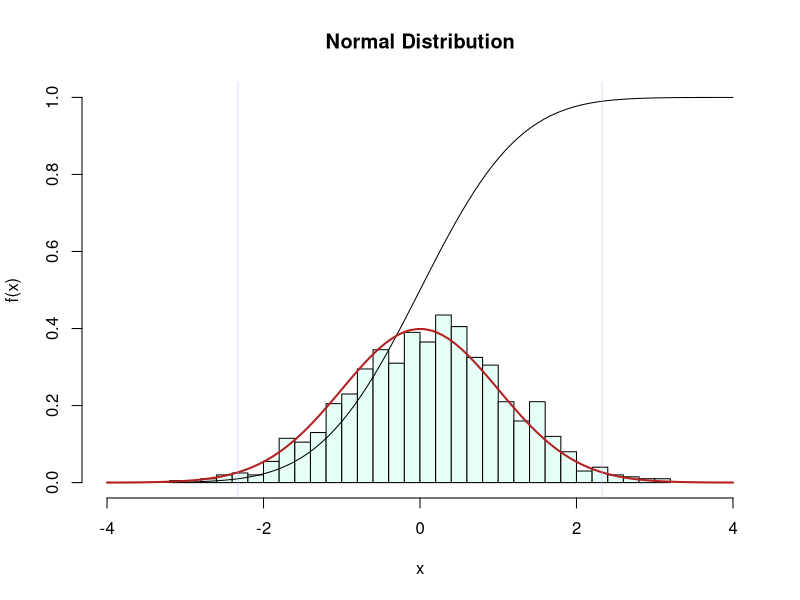
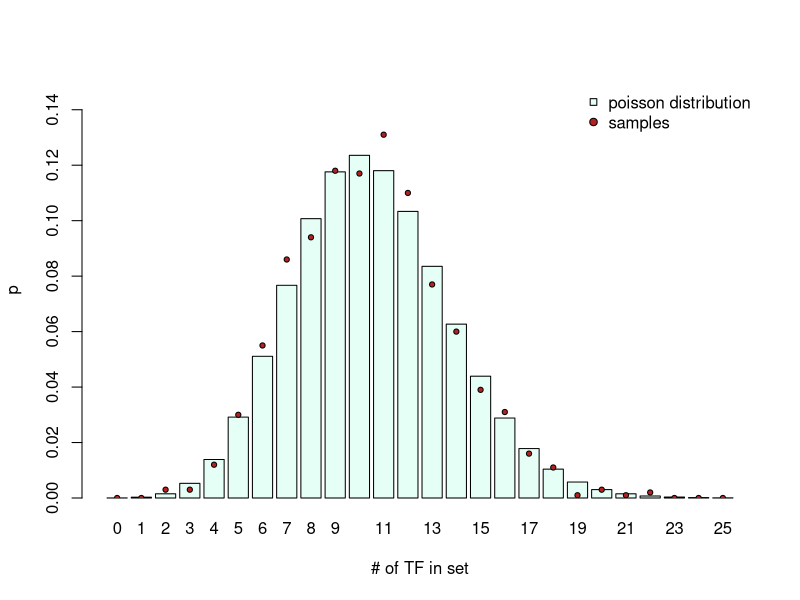
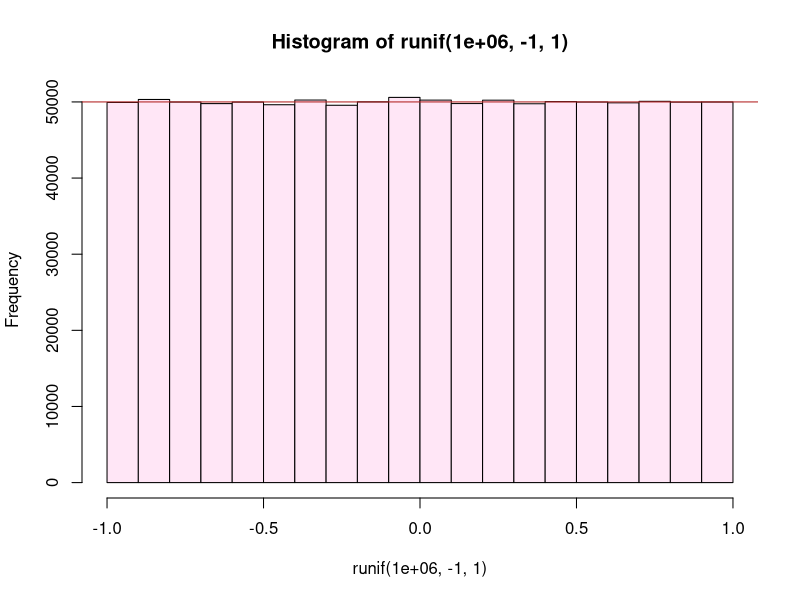
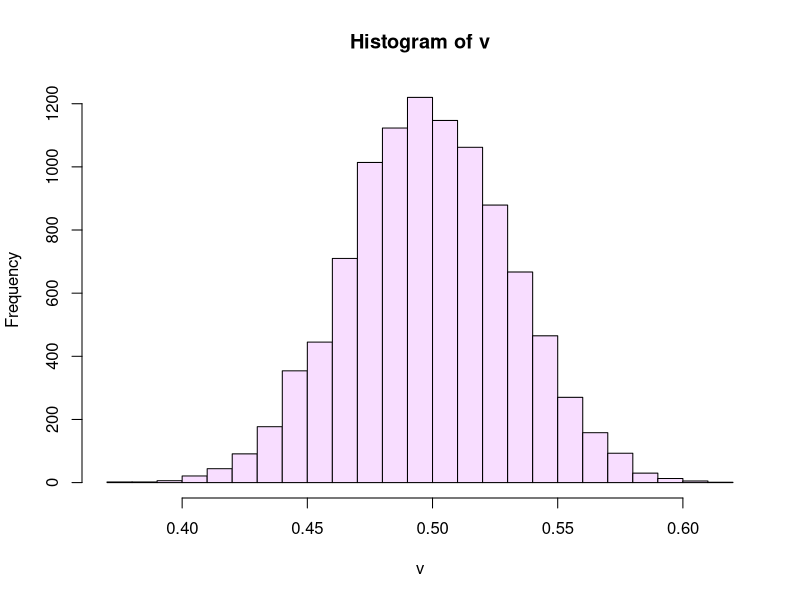
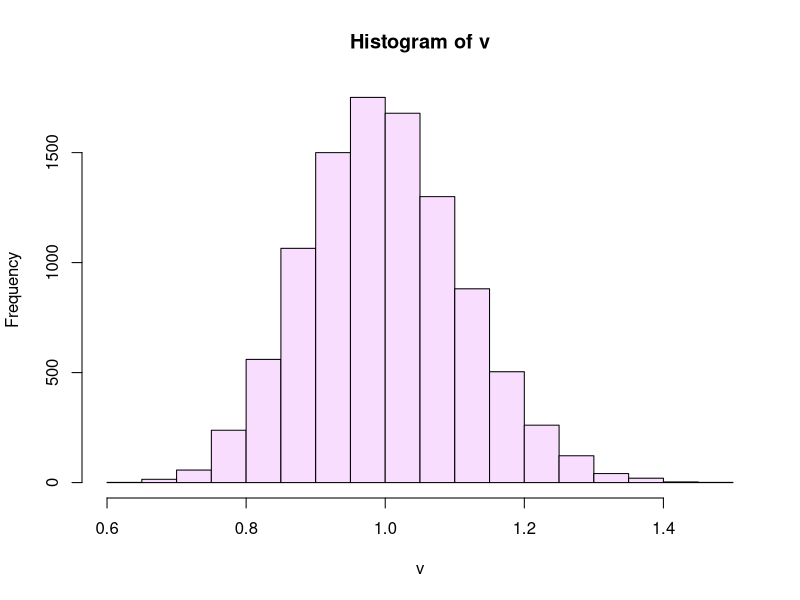
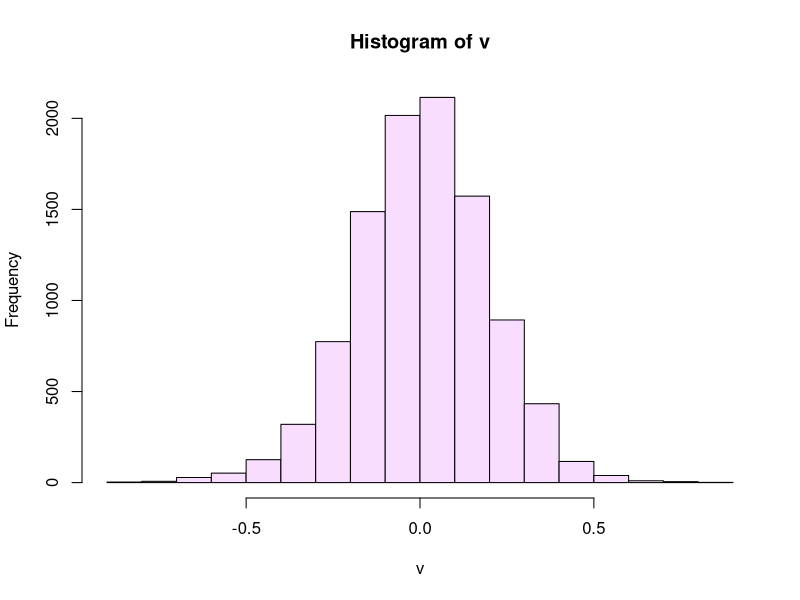
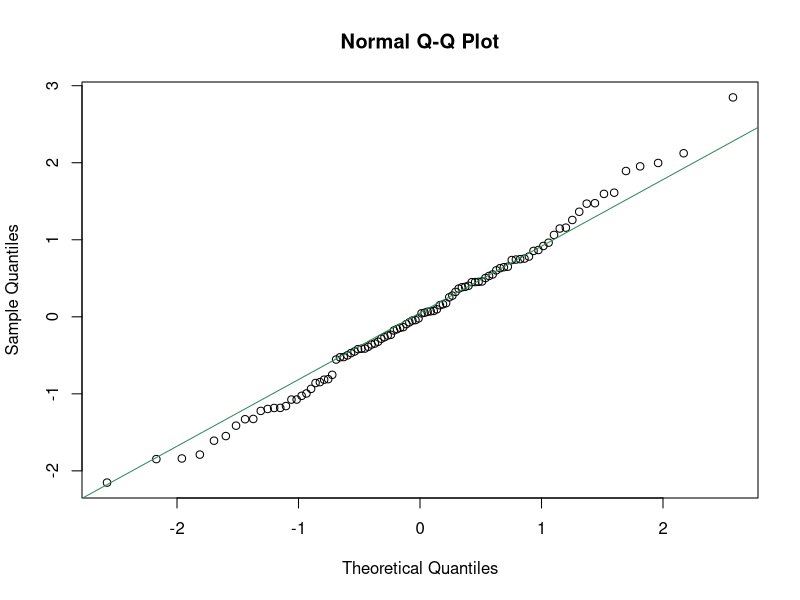
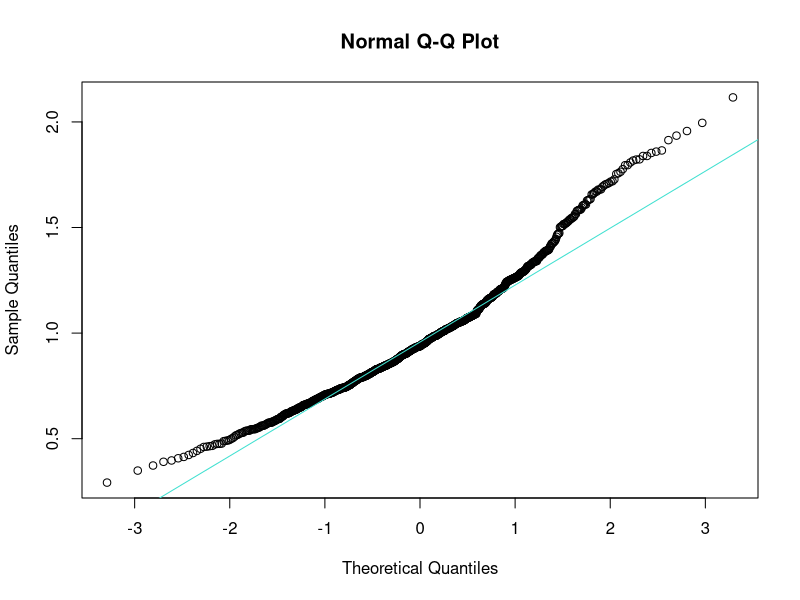

Recreate these plots in R, in order.
# FND-STA-Probability_distribution.R
#
# Purpose:  A Bioinformatics Course:
#              R code accompanying the FND-STA-Probability_distribution unit.
#
# Version:  1.2
#
# Date:     2017  10  -  2019  01
# Author:   Boris Steipe (boris.steipe@utoronto.ca)
#
# Versions:
#           1.2    Update set.seed() usage
#           1.1    Corrected empirical p-value
#           1.0    First code live version
#
# TODO:
#           Add tasks
#
# == DO NOT SIMPLY  source()  THIS FILE! =======================================
#
# If there are portions you don't understand, use R's help system, Google for an
# answer, or ask your instructor. Don't continue if you don't understand what's
# going on. That's not how it works ...
#
# ==============================================================================


#TOC> ==========================================================================
#TOC>
#TOC>   Section  Title                                                     Line
#TOC> -------------------------------------------------------------------------
#TOC>   1        Introduction                                                50
#TOC>   2        Three fundamental distributions                            113
#TOC>   2.1        The Poisson Distribution                                 116
#TOC>   2.2        The uniform distribution                                 170
#TOC>   2.3        The Normal Distribution                                  190
#TOC>   3        quantile-quantile comparison                               231
#TOC>   3.1        qqnorm()                                                 241
#TOC>   3.2        qqplot()                                                 307
#TOC>   4        Quantifying the difference                                 324
#TOC>   4.1        Chi2 test for discrete distributions                     359
#TOC>   4.2        Kullback-Leibler divergence                              451
#TOC>   4.2.1          An example from tossing dice                         462
#TOC>   4.2.2          An example from lognormal distributions              585
#TOC>   4.3        Kolmogorov-Smirnov test for continuous distributions     628
#TOC>
#TOC> ==========================================================================


# =    1  Introduction  ========================================================

# The space of possible outcomes of events is called a probability distribution
# and the properties of probability distributions are crucial to our work. Many
# distributions like the (discrete) Poisson, or the (continuous) Normal
# distribution have been characterized in great detail, their behaviour is well
# understood, and they are useful for countless applications - but we also need
# to able to work with ad hoc distributions that have never been seen before.

# Let's get a few facts about probability distributions out of the way:

# The "support" of a probability distribution is the range of outcomes that have
# a non-zero probability. The "domain" of a probability distribution is the
# range of probabilities that the distribution can take over its support. Think
# of this as the ranges on the x- and y-axis respectively. Thus the distribution
# can be written as p = f(x).

# The integral over a probability distribution is always 1. This means: the
# distribution reflects the situation that an event does occur, any event, but
# there is not "no event".

# R's inbuilt probability functions always come in four flavours:
# d...  for "density": this is the probability density function (p.d.f.),
#         the value of f(x) at x.
# p...  for "probability": this is the cumulative distribution function
#         (c.d.f.). It is 0 at the left edge of the support, and 1 at
#         the right edge.
# q... for "quantile": The quantile function returns the x value at which p...
#         takes a requested value.
# r... for "random": produces random numbers that are distributed according
#         to the p.d.f.

# To illustrate with the "Normal Distribution" (Gaussian distribution):

# 1000 normally distributed values with default parameters: mean 0, sd 1.
r <- rnorm(1000)

# pastel green: histogram of 1000 random samples
hist(r,
     freq = FALSE,
     breaks = 30,
     xlim = c(-4, 4),
     ylim = c(0, 1),
     main = "Normal Distribution",
     xlab = "x",
     ylab = "f(x)",
     col = "#E6FFF6")

# 100 equally spaced point along x
x <- seq(-4, 4, length.out = 100)

# black: c. d. f. along x. Note that this asymptotically reaches 1
points(x, pnorm(x), type = "l")

# dark red: p. d. f. along x
points(x, dnorm(x), type = "l", lwd = 2, col="firebrick")

# purple: 1% and 99% quantiles
abline(v = qnorm(c(0.01, 0.99)), lwd = 0.5, col = "#CCAAFF")

# Study this plot well and familiarize yourself with the terms.


# =    2  Three fundamental distributions  =====================================


# ==   2.1  The Poisson Distribution  ==========================================

# The Poisson distribution is a discrete probability distribution that
# characterizes how many events we expect among a given number of observations
# if the mean probability of an event is known. Assume we know that there are
# 256 transcription factors among the 6091 protein-coding genes of yeast, then
# the probability of picking a transcription factor at random from all ORFs is
# 256/6091 ~= 4.2%. How many do we expect if we look e.g. at 250 differentially
# expressed genes? This means the mean number of transcription factors  we would
# expect in that sample of differentially expressed genes is (250 * 256)/6091.

dpois(0,  (250 * 256) / 6091)       # Probability of seeing no TFs
dpois(1,  (250 * 256) / 6091)       # Probability of seing one ...
dpois(2,  (250 * 256) / 6091)       # Probability of seing two ...
dpois(3:10, (250 * 256) / 6091)     # Probability of seing from three to ten ...
sum(dpois(0:4, (250 * 256) / 6091)) # Probability of seeing four or less ...

# Lets plot this
N <- 25
x <- dpois(0:N, (250 * 256) / 6091)
names(x) <- as.character(0:N)
midPoints <- barplot(x, col = "#E6FFF6",
             axes = TRUE,
             ylim = c(0, 0.15),
             xlab = "# of TF in set",
             ylab = "p")

# Confirm that our understanding of dpois() is correct, by simulating actual
# trials:

N <- 1000
genes <- numeric(6091)   # All genes are 0
genes[1:256] <- 1        # TFs  are 1

x <- numeric(N)          # initialize vector
set.seed(112358)
for (i in 1:N) {
  x[i] <- sum(sample(genes, 250)) # sum of TFs in our sample in this trial
}
set.seed(NULL)

(t <- table(x)/N)

# Add these values to the plot
y <- numeric(26)                     # initialize vector with 26 slots
y[as.numeric(names(t)) + 1] <- t     # put the tabled values there (index + 1)
points(midPoints, y, pch = 21, cex = 0.7, bg = "firebrick")
legend("topright",
       legend = c("poisson distribution", "samples"),
       pch = c(22, 21),
       pt.bg = c("#E6FFF6", "firebrick"),
       bty = "n")


# ==   2.2  The uniform distribution  ==========================================

# The uniform distribution has the same probability over its entire support. R's
# runif() function takes the desired number, the min and the max as arguments.
# Let's plot a histogram of a million values between -1 and 1 to demonstrate.

hist(runif(1e6, -1, 1), breaks = 20, col = "#FFE6F6")
abline(h = 1e6/20, col="firebrick")

# One of the important uses of the uniform distribution is to write conditional
# expressions that are TRUE with a given probability. For example, to get TRUE
# values with a probability of 1/3, we pick a random number between 0 and 1, and
# ask whether the number is smaller than 1/3. Example:

runif(10) < 1/3

#confirm with a million trials
sum(runif(1e6) < 1/3)/1e6  # should be close to 0.33333...


# ==   2.3  The Normal Distribution  ===========================================

# The king of probability distributions. Why? That's because of the Central
# Limit Theorem (CLT) that essentially says that a process that is subject to
# small fluctuations will tend to normally distributed outcomes ... and in
# biology literally everything is subject to small fluctuations.

# Lets simulate: Lets create a vector of 12345 numbers, choose samples of size
# 77 from that vector and calculate the mean. We do that 9999 times. I am just
# using odd numbers so it is clear in the code which number represents what.

x <- runif(12345)
v <- numeric(9999)
for (i in 1:length(v)) {
  v[i] <- mean(sample(x, 77))
}

hist(v, breaks = 20, col = "#F8DDFF")

# Let's try this again, this time sampling from an exponential distribution ...
x <- rexp(12345)
v <- numeric(9999)
for (i in 1:length(v)) {
  v[i] <- mean(sample(x, 77))
}

hist(v, breaks = 20, col = "#F8DDFF")

# ... or from a t-distribution ...
x <- rt(12345, df = 3)
v <- numeric(9999)
for (i in 1:length(v)) {
  v[i] <- mean(sample(x, 77))
}

hist(v, breaks = 20, col = "#F8DDFF")

# The outcomes all give normal distributions, regardless what the details of our
# original distribution were!


# =    3  quantile-quantile comparison  ========================================


# Once we have observed a distribution of outcomes, the next task is often to
# quantify whether the values correspond to a known distribution. This can be
# done with quantile-quantile plots that plot the quantile values of one
# distribution against those of the other. Identically distributed quantiles lie
# on a straight line.


# ==   3.1  qqnorm()  ==========================================================

# The functions qqnorm() and qqline() perform this
# comparison with the normal distribution.

set.seed(112358)
x <- rnorm(100, mean=0, sd=1) # 100 normally distributed values
set.seed(NULL)

qqnorm(x)
qqline(x, col = "seagreen")

# Our variables in x appear normally distribute - which is not surprising since
# we produced them with rnorm(). What about the kind of sampling we did above?
# Let's test whether samples from an exponential distribution are normally
# distributed (previously we just visually inspected the histogram.)

# Create a vector of sample means from the exponential distribution; use
# only a few samples for the mean
x <- rexp(12345)
v <- numeric(999)

set.seed(112358)
for (i in 1:length(v)) {
  v[i] <- mean(sample(x, 12))
}
set.seed(NULL)

qqnorm(v)
qqline(v, col = "turquoise") # normal

#try with more samples
for (i in 1:length(v)) {
  v[i] <- mean(sample(x, 77))
}
qqnorm(v)
qqline(v, col = "steelblue") # normal

#try with many samples
for (i in 1:length(v)) {
  v[i] <- mean(sample(x, 374))
}
qqnorm(v)
qqline(v, col = "plum") # normal

# Exactly as the CLT predicts, the more often we sample - we tried
# 12, 77, and 374 samples - the more "normal" the distribution looks.

# What does a distribution look like that is NOT normal?
# Let's try simulating an "Extreme value distribution". This type of
# distribution appears if we choose the max() of a sample

set.seed(112358)
rEVD <- numeric(9999)
for (i in seq_along(rEVD)) {
  rEVD[i] <- max(rnorm(100))
}
set.seed(NULL)

hist(rEVD, breaks = 20, col = "orchid")
# Note the long tail on the right!

qqnorm(rEVD)
qqline(rEVD, col = "orchid") # Definitely not "normal"!


# ==   3.2  qqplot()  ==========================================================

# qqplot() works like qqnorm(), except that we compare two arbitrary
# distribtutions, rather than one distribution against the normal distribution
# as we did before. Sample against sample.

x <- seq(0, 4, length.out = 100)

dl <- dlnorm(x) # log-normal distribution
dg <- dgamma(x, shape=1.5)   # gamma distribution

plot(dl, type="l")
points(dg, type="l", col = "maroon")

qqplot(dl, dg) # clearly not equal


# =    4  Quantifying the difference  ==========================================


# Quantile-quantile plots give us a visual estimate, but how do we quantify the
# difference between distributions? Let's compare two types of extreme-value
# distributions, a lognormal distribution with the same distribution that is
# slightly shifted, and three gamma distributions with three different shape
# parameters. Let's define and visualize the distributions first, to see what
# we are comparing.

x <- seq(0, 4, length.out = 100)

set.seed(112358)
dl1 <- dlnorm(x) # log-normal distribution
dl2 <- dlnorm(x - 0.25) # log-normal distribution, shifted right (a bit)
dg1.2 <- dgamma(x, shape=1.2)   # three gamma distributions with...
dg1.5 <- dgamma(x, shape=1.5)   # ...wider, and wider...
dg1.9 <- dgamma(x, shape=1.9)   # ...peak
set.seed(NULL)

myCols <- c("black", "grey", "maroon", "turquoise", "steelblue")

plot(dl1, type="l", lwd=2)   # visualize the distributions
points(dl2, type="l", col = myCols[2])
points(dg1.2, type="l", col = myCols[3])
points(dg1.5, type="l", col = myCols[4])
points(dg1.9, type="l", col = myCols[5])
legend("topright",
       legend = c("dl1", "dl2", "dg1.2", "dg1.5", "dg1.9"),
       lty = 1,
       lwd = c(2, 1, 1, 1, 1),
       col = myCols,
       bty = "n")


# ==   4.1  Chi2 test for discrete distributions  ==============================

# The chi2 test can be used to compare discrete distributions - even though
# it is not ideal for this purpose.
# (https://stats.stackexchange.com/questions/113692/test-identicality-of-discrete-distributions)
#
# Let's draw 100 random variables according to our target distributions
N <- 100
set.seed(112358)
rL1   <- rlnorm(N) # log-normal distribution
rL2   <- rlnorm(N, meanlog = 0.25) # log-normal distribution, shifted right
rG1.2 <- rgamma(N, shape=1.2)   # three gamma distributions with...
rG1.5 <- rgamma(N, shape=1.5)   # ...wider, and wider...
rG1.9 <- rgamma(N, shape=1.9)   # ...peak
set.seed(NULL)

maxX <- max(c(rL1, rL2, rG1.2, rG1.5, rG1.9))

myBreaks <- seq(0, 5, length.out = 10) # 9 intervals from 0 to 5...
myBreaks <- c(myBreaks, maxX) # ... and one that contains the outliers

# It's easy to plot a histogram of one set of random deviates...
hist(rG1.5, breaks = myBreaks, col = myCols[4])

# ... but basic R has no inbuilt function to stack histogram bars side-by-side.
# We use the multhist() function in the plotrix package: check out the
# package information - plotrix has _many_ useful utilities to enhance
# plots or produce informative visualizations.

if (! require(plotrix, quietly=TRUE)) {
  install.packages("plotrix")
  library(plotrix)
}
# Package information:
#  library(help = plotrix)       # basic information
#  browseVignettes("plotrix")    # available vignettes
#  data(package = "plotrix")     # available datasets


h <- multhist(list(rL1, rL2, rG1.2, rG1.5, rG1.9 ),
              breaks = myBreaks,
              col = myCols)
legend("topright",
       legend = c("rL1", "rL2", "rG1.2", "rG1.5", "rG1.9"),
       pch=15,
       col = myCols,
       bty="n")

# We have assigned the output of multihist to the variable h, which now
# contains the densities, midpoints, breaks etc. of the histogram ...
# as well as the matrix of counts:
h[[2]]

# But using hist() or multhist() for binning is a bit of a hack - even though
# it works, of course. The "real" R function to bin data is cut(). cut()
# sorts the values of a vector into bins, and returns the bin-labels as
# integers.

x <- cut(rL1, breaks = myBreaks, labels = FALSE)
table(x)

countsL1   <- table(cut(rL1  , breaks = myBreaks, labels = FALSE))
countsL2   <- table(cut(rL2  , breaks = myBreaks, labels = FALSE))
countsG1.2 <- table(cut(rG1.2, breaks = myBreaks, labels = FALSE))
countsG1.5 <- table(cut(rG1.5, breaks = myBreaks, labels = FALSE))
countsG1.9 <- table(cut(rG1.9, breaks = myBreaks, labels = FALSE))


chisq.test(countsL1, countsL2)

# Note that this use of the chi2 test does not have very much power, since it
# does not assume the values for the bins are ordered, but takes them to
# be independent. Also, chisq.test() complains about the Chi-squared
# approximation to be possibly incorrect because some of the counts are small.
# In this case, rather than rely on the in-built chi-square table, we can do
# an explicit simulation to estimate the p-value for the null hypothesis.
#
chisq.test(countsL1, countsL2, simulate.p.value = TRUE, B = 10000)

# Note that the probability that the samples came from the same distribution is
# quite high. We don't seem to be able to distinguish l1 and l2 with the chi2
# test.

# Let's calculate this for the other distribution too:

chisq.test(countsL1, countsG1.2, simulate.p.value = TRUE, B = 10000)
chisq.test(countsL1, countsG1.5, simulate.p.value = TRUE, B = 10000)
chisq.test(countsL1, countsG1.9, simulate.p.value = TRUE, B = 10000)

# As a result, we would conclude that none of these distributions are
# significantly different.

# ==   4.2  Kullback-Leibler divergence  =======================================

# For discrete probability distributions, there is a much better statistic, the
# Kullback-Leibler divergence (or relative entropy). It is based in information
# theory, and evaluates how different the matched pairs of outcome categories
# are. Its inputs are the probability mass functions (p.m.f.) of the two
# functions to be compared. A probability mass function is the probability of
# every outcome the process can have. Kullback-Leibler divergence therefore can
# be applied to discrete distributions. But we need to talk a bit about
# converting counts to p.m.f.'s.

# ===   4.2.1  An example from tossing dice

#  The p.m.f of an honest die is (1:1/6, 2:1/6, 3:1/6, 4:1/6, 5:1/6, 6:1/6). But
#  there is an issue when we convert sampled counts to frequencies, and estimate
#  probabilities with these frequencies. The problem is: by chance we might not
#  have observed a particular outcome! Consider this example:

set.seed(47)
N <- 20
(counts <- table(sample(1:6, N, replace = TRUE)))
set.seed(NULL)

# We have not observed a "2"!
#
# Now, if we convert the counts to frequencies, and assume these to be
# probabilities, we get an observed p.m.f:
pmf <- numeric(6)
for (i in seq_along(counts)) {
  outcome <- as.integer(names(counts)[i])
  pmf[outcome] <- counts[i]/N
}
names(pmf) <- 1:6
pmf

# This means we assign a probability of 0 to the outcome "2" - because we
# haven't observed it. But how do we compare it then? What does it mean when we
# should have 1/6 of "2"s but we have none whatsoever? Taken at face value it
# means we are comparing apples to oranges - essentially a five-faced die with a
# six-faced die - and therefore divergence is infinitely large. Obviously, that
# was just a problem caused by our limited sampling, but the question remains:
# how do we account for missing data? There are several solutions, for example,
# for ordered data one could substitute the average values of the two bracketing
# outcomes. But a simple and quite robust solution is to add "pseudocounts".
# This is called adding a Laplace prior, or a Jeffreys prior: in our case,
# simply add 0.5 to every category.

# pmf of an honest die
pmfHD <- rep(1/6, 6)
names(pmfHD) <- 1:6
pmfHD

# pmf, estimated from our sampled counts with and without pseudocounts

pmfPC <- numeric(6) + 0.5
for (i in seq_along(counts)) {
  outcome <- as.integer(names(counts)[i])
  pmfPC[outcome] <- counts[i] + pmfPC[outcome]
}
pmfPC <- pmfPC / sum(pmfPC)
names(pmfPC) <- 1:6
pmf     # before
pmfPC   # after

# The definition of a function that takes samples and returns a pmf
# with pseudocounts is straightforward, but requires a bit of juggling
# the observed values into the right slots. Here's what this can look like:

pmfPC <- function(cts, nam) {
  # Convert counts to a p.m.f, adding a pseudocount of 0.5 to all categories
  # of outcomes (Jeffreys prior).
  # Parameters:
  #    cts  num   raw counts
  #    nam        names of the categories, converted to char
  # Value   a probability mass function

  nam <- as.character(nam)
  if (!all(names(cts) %in% nam)) {
    stop("PANIC: names in \"cts\" do not match \"nam\"!")
  }
  pmf <- numeric(length(nam))
  names(pmf) <- nam
  pmf[names(cts)] <- cts[names(cts)]
  pmf <- pmf + 0.5    # add pseudocounts
  return(pmf/sum(pmf))
}



# The definition of the Kullback-Leibler divergence itself is quite simple
# actually: for two distributions, p and q it is sum(p * log( p / q))

KLdiv <- function(p, q) {
  # p and q are two pmfs of discrete probability distributions
  # with the same outcomes, which are nowhere 0.
  # Value:  Kullback-Leibler divergence  sum(p * log( p / q))).

  if (length(p) != length(q)) {
    stop("PANIC: input vector lengths differ!")
  }
  if (any(c((p == 0), (q == 0)))) {
    stop("PANIC: 0's found in input vectors!")
  }

  return(sum(p * log( p / q )))
}

# Now we can calculate KL-divergences for our six-faced die example:

KLdiv(rep(1/6, 6), pmfPC(counts, 1:6)) # p.m.f. of an honest die vs. our
                                       # actual counts

# Is that a lot? Let's look at the distribution of KL-divergences in our
# six-sided die scenario: p.m.f. of 20 samples each versus the theoretical
# p.m.f.

N <- 1000
nSample <- 20
divs <- numeric(N)
for (i in 1:N) {
  x <- table(sample(1:6, nSample, replace = TRUE))
  divs[i] <- KLdiv(rep(1/6, 6), pmfPC(x, 1:6))
}

hist(divs,
     col = "whitesmoke",
     xlab = "Kullback-Leibler divergence",
     main = sprintf("%d samples of honest die", nSample))
abline(v = KLdiv(rep(1/6, 6), pmfPC(counts, 1:6)), col="firebrick")

# We see that our example sample (KL-divergence marked with the red line) is
# somewhat but not drastically atypical.


# ===   4.2.2  An example from lognormal distributions

# We had compared a set of lognormal and gamma distributions above, now we
# can use KL-divergence to quantify their similarity:

pmfL1 <- pmfPC(countsL1, nam = 1:10)
pmfL2 <- pmfPC(countsL2, nam = 1:10)
KLdiv(pmfL1, pmfL2)  # 0.1087

# To evaluate what this number means, we can run a simple simulation: we create
# random samples according to the rL1 distribution, calculate the Kullback
# Leibler divergence with countsL1, and compare the distribution we get with the
# value we observed as the difference with discL2. Essentially, this tells us
# the probability that countsL2 is actually a sample from the L1 function.
# Here we go:

N <- 1000
divs <- numeric(N)

set.seed(31416)
for (i in 1:N) {
  x <- rlnorm(100) # get random samples from our reference distributions
  y <- table(cut(x, breaks = myBreaks, labels = FALSE))  # tabulate counts
  q <- pmfPC(y, nam = 1:10)  # convert to p.m.f. with pseudocounts
  divs[i] <- KLdiv(pmfL1, q)     # calculate Kullback-Leibler divergence
}
set.seed(NULL)

hist(divs,
     col = "thistle",
     xlab = "Kullback-Leibler divergence",
     main = sprintf("Samples from shifted lnorm()"))
abline(v = KLdiv(pmfL1, pmfL2), col="firebrick")

# How many KL-divergences were less than the difference we observed?
sum(divs < KLdiv(pmfL1, pmfL2)) # 933

# Therefore the empirical p-value that the samples came from the same
# distribution is only 100 * ((N - 933) + 1) / (N + 1) (%) ... 6.8%. You see
# that this gives a much more powerful statistical approach than the chi2 test
# we used above.


# ==   4.3  Kolmogorov-Smirnov test for continuous distributions  ==============

# The Kolmogorov-Smirnov (KS) test is meant for continuous distributions, i.e.
# the probability it calculates assumes that the function values are all
# different. In the case of random samples, that is a reasonable assumption. KS
# is a two-sample goodness of fit test, i.e. it has a null-hypothesis that the
# samples were taken from the same (unknown) distribution, and then asks whether
# this is likely, given the actual values. It is sensitive both to differences
# in location (position of the mean), and differences in shape. R has the
# ks.test() function to calculate it.

ks.test(dl1, dl2)     # vs. shifted log-normal.
ks.test(dl1, dg1.2)   # vs. the three gamma distributions
ks.test(dl1, dg1.5)
ks.test(dl1, dg1.9)
ks.test(dg1.5, dg1.9) # the two last gammas against each other

# (The warnings about the presence of ties comes from the 0's in our function
# values). The p-value that these distributions are samples of the same
# probability distribution gets progressively smaller.



# [END]
